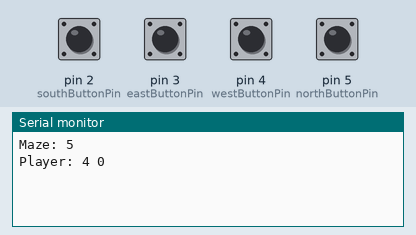
Bench run of a sketch on a simulated Arduino Uno, built with avr-gcc and run on an emulated ATmega328P. On the bench: the last lines printed to the serial monitor. The test bench sets the inputs (shaded band); at power-on: pin 2 (southButtonPin), pin 3 (eastButtonPin), pin 4 (westButtonPin), pin 5 (northButtonPin) HIGH. Random numbers use the default seed unless the sketch sets one.

Above: at 1.2 s.
1.3 s: pin 4 (westButtonPin) pulled LOW for 0.15 s
At 1.8 s:
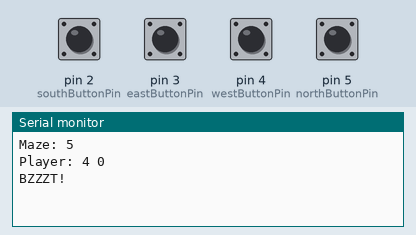
2.9 s: pin 2 (southButtonPin) pulled LOW for 0.15 s
At 3.3 s:
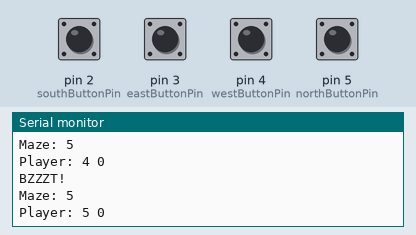
4.5 s: pin 3 (eastButtonPin) pulled LOW for 0.15 s
At 5.7 s:
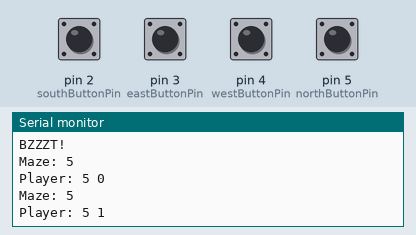
6.1 s: pin 3 (eastButtonPin) pulled LOW for 1 s
At 6.9 s:
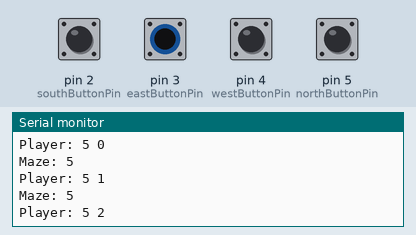
Timing chart, 0 to 9.1 s (numbered marks = the images above; inputs shaded):
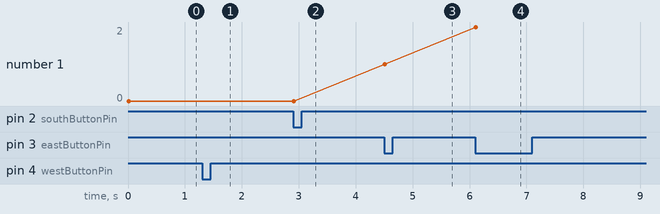

Measured:
- after the input at 1.3 s, the serial monitor: prints a new line at once (image 1)
- after the input at 2.9 s, the serial monitor: prints a new line at once (image 2)
- after the input at 4.5 s, the serial monitor: prints a new line at once (image 3)
- after the input at 6.1 s, the serial monitor: prints a new line at once (image 4)
- plotted number 1: 0 → 1 after the input at 4.5 s, 1 → 2 after the input at 6.1 s

The sketch:

maze.ino
```cpp
#include <Button.h>

constexpr int8_t northButtonPin = 5;
constexpr int8_t southButtonPin = 2;
constexpr int8_t westButtonPin = 4;
constexpr int8_t eastButtonPin = 3;

constexpr int8_t ind = 1 << 7; // indicator
constexpr int8_t n = 1 << 0; // north valid move
constexpr int8_t s = 1 << 1; // south valid
constexpr int8_t w = 1 << 2;
constexpr int8_t e = 1 << 3;
constexpr int8_t ns = n | s; // north south valid
constexpr int8_t nw = n | w;
constexpr int8_t ne = n | e;
constexpr int8_t sw = s | w;
constexpr int8_t se = s | e;
constexpr int8_t we = w | e;
constexpr int8_t nsw = n | s | w;
constexpr int8_t nse = n | s | e;
constexpr int8_t nwe = n | w | e;
constexpr int8_t swe = s | w | e;

constexpr int8_t numMazes = 9;
constexpr int8_t mazeSize = 6;
constexpr int8_t mazes[numMazes][mazeSize][mazeSize] =
{
    {
        {se, we, sw, se, we, w},
        {ns|ind, se, nw, ne, we, sw},
        {ns, ne, sw, se, we, nsw|ind},
        {ns, e, nwe, nw, e, nsw},
        {nse, we, sw, se, w, ns},
        {ne, w, ne, nw, e, nw}
    },
    {
        {e, swe, w, se, swe, w},
        {se, nw, se, nw, ne|ind, sw},
        {ns, se, nw, se, we, nsw},
        {nse, nw|ind, se, nw, s, ns},
        {ns, s, ns, s, n, ns},
        {n, ne, nw, ne, we, nw}
    },
    {
        {se, we, sw, s, se, sw},
        {n, s, ns, ne, nw, ns},
        {se, nsw, ns, se, sw, ns},
        {ns, ns, ns, ns|ind, ns, ns|ind},
        {ns, ne, nw, ns, ns, ns},
        {ne, we, we, nw, ne, nw}
    },
    {
        {se|ind, sw, e, we, we, sw},
        {ns, ns, se, we, we, nsw},
        {ns, ne, nw, se, w, ns},
        {ns|ind, e, we, ne, we, nsw},
        {nse, we, we, we, sw, ns},
        {ne, we, w, e, nw, n}
    },
    {
        {e, we, we, we, swe, sw},
        {se, we, we, swe, nw, n},
        {nse, sw, e, nw, se|ind, sw},
        {ns, ne, we, sw, n, ns},
        {ns, se, we, nwe, w, ns},
        {n, ne, we, we|ind, we, nw}
    },
    {
        {s, se, sw, e, swe|ind, sw},
        {ns, ns, ns, se, nw, ns},
        {nse, nw, n, ns, ne, nw},
        {ne, sw, se, nsw, ns, s},
        {se, nw, n|ind, ns, ne, nsw},
        {ne, we, we, nw, e, nw}
    },
    {
        {se, we|ind, we, sw, se, sw},
        {ns, se, w, ne, nw, ns},
        {ne, nw, se, w, se, nw},
        {se, sw, nse, we, nw, s},
        {ns, n, ne, we, sw, ns},
        {ne, we|ind, we, we, nwe, nw}
    },
    {
        {s, se, we, sw|ind, se, sw},
        {nse, nwe, w, ne, nw, ns},
        {ns, se, we, we, sw, ns},
        {ns, ne, sw|ind, e, nwe, nw},
        {ns, s, ne, we, we, w},
        {ne, nwe, we, we, we, w}
    },
    {
        {s, se, we, we, swe, sw},
        {ns, ns, se|ind, w, ns, ns},
        {nse, nwe, nw, se, nw, ns},
        {ns, s, se, nw, e, nsw},
        {ns|ind, ns, ns, se, sw, n},
        {ne, nw, ne, nw, ne, w}
    }
};

int8_t mazeIndex;
int8_t playerRow;
int8_t playerCol;
int8_t goalRow;
int8_t goalCol;

Button buttons[] =
{
  Button(northButtonPin),
  Button(southButtonPin),
  Button(westButtonPin),
  Button(eastButtonPin)
};

void setup()
{
    Serial.begin(9600);

    randomSeed(analogRead(0));

    mazeIndex = random(9);
    do
    {
        goalRow = random(mazeSize);
        goalCol = random(mazeSize);
    }
    while(mazes[mazeIndex][goalRow][goalCol] & ind == 1); // dont spawn goal at indicator

    do
    {
        playerRow = random(mazeSize);
        playerCol = random(mazeSize);
    }
    while(mazes[mazeIndex][goalRow][goalCol] & ind == 1); // dont spawn player at an indicator or goal
    printStatus();
}

void loop()
{
    for(int8_t i = 0; i<4; ++i)
    {
        if(buttons[i].uniquePress())
        {
            tryMove(1 << i);
        }
    }
}

void tryMove(int8_t direction)
{
    if(mazes[mazeIndex][playerRow][playerCol] & direction)
    {
        switch(direction)
        {
            case n:
                --playerRow;
                break;
            case s:
                ++playerRow;
                break;
            case w:
                --playerCol;
                break;
            case e:
                ++playerCol;
                break;
        }
        printStatus();
    }
    else
    {
        Serial.println("BZZZT!");
    }
}

void printStatus()
{
    Serial.print("Maze: ");
    Serial.print(mazeIndex);
    Serial.print("\nPlayer: ");
    Serial.print(playerRow);
    Serial.print(" ");
    Serial.print(playerCol);
    Serial.print("\n");
}
```
